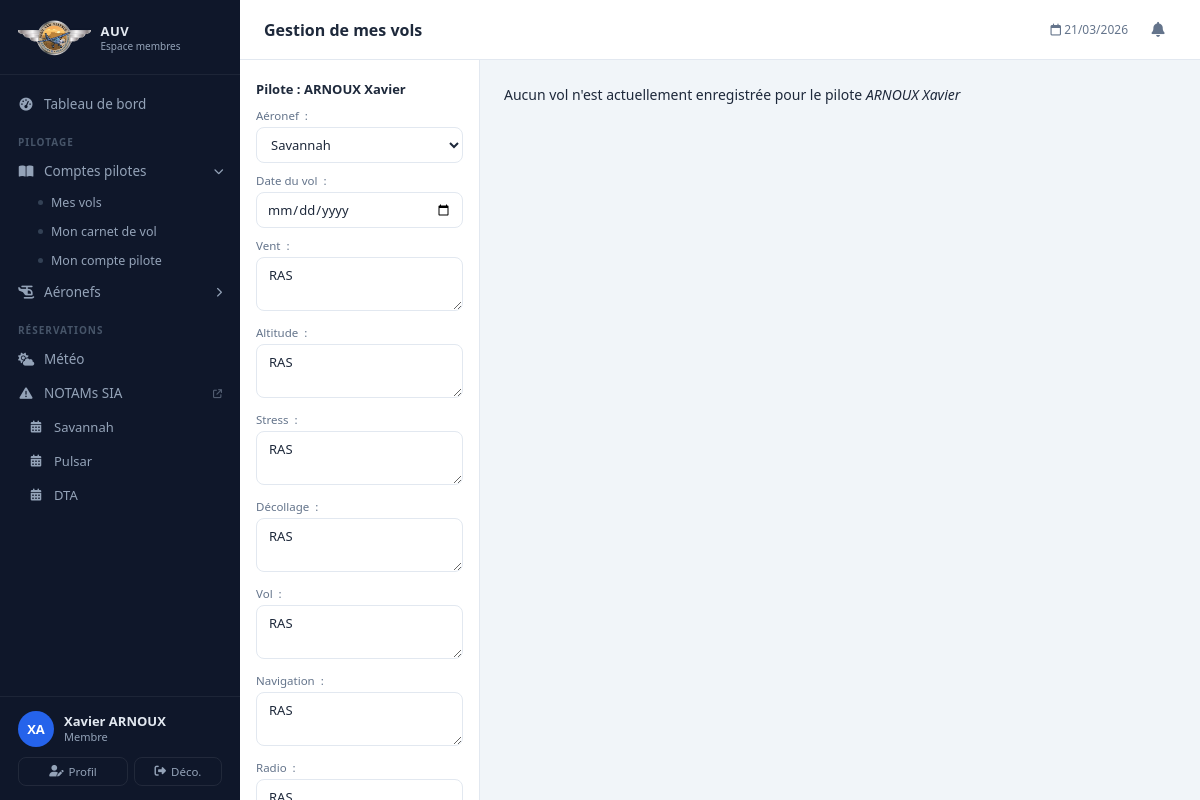
The app's page /intranetMonVolCreate (signed in) with its own data.
### Intranet/models.py (models this page shows, shortened)
class Aeronef(models.Model):
    def __str__(self):
        text = self.type
        return text
    type = models.CharField(max_length = 20)
    classeULM = models.ForeignKey('ClasseULM',
                                  on_delete=models.CASCADE,
                                  default = 3)
    immatriculation = models.CharField(max_length = 6,
                                       default = 'XXXXX')
    indicatifRadio = models.CharField(max_length = 6,
                                       default = 'F-JXXX')
    limiteAptitudeVol = models.DateField(blank = True,
                            null = True)
    limiteLSA = models.DateField(blank = True,
                            null = True)
    limiteParachute = models.DateField(blank = True,
                            null = True)
    date = models.DateField(blank = True,
                            null = True)
    tarifPilote = models.DecimalField(decimal_places = 2,
                                      max_digits = 5,
                                      default = 00.00)
    tarifElevePilote = models.DecimalField(decimal_places = 2,
                                      max_digits = 5,
                                      default = 00.00)

class Member(models.Model):
    def __str__(self):
        return self.name + " " + self.vorname
    statut = models.ForeignKey('Statut',
                               on_delete=models.CASCADE,
                               default = 5)
    name = models.CharField(max_length = 50)
    vorname = models.CharField(max_length = 50)
    password = models.CharField(max_length = 20,
                                default = '0000')
    genre = models.ForeignKey('Sex',
                               on_delete=models.CASCADE,
                               default = 1)
    birthday = models.DateField(blank = True,
                                null = True)
    phone = models.CharField(max_length = 14,
                             blank=True,
                             null = True)
    email = models.EmailField(max_length = 50,
                              blank=True,
                              null = True)
    zip = models.CharField(max_length = 5,
                           blank=True,
                           null = True)
    city = models.CharField(max_length = 50,
                            blank=True,
                            null = True)
    adress = models.CharField(max_length = 200,
                              blank=True,
                              null = True)
    licenceFFPLUM = models.CharField(max_length = 6,
                                     blank = True,
                                     null = True)
    licenceAUV = models.ForeignKey(OuiNon,
                                on_delete=models.CASCADE,
                                related_name='licenceAUVOuiNon',
                                default = 1)
    brevetInstructeur = models.ForeignKey(OuiNon,
                                on_delete=models.CASCADE,
                                related_name='brevetInstructeurOuiNon',
                                default = 1)
    datePiloteC2 = models.DateField(blank = True,
                                null = True)
    datePiloteC3 = models.DateField(blank = True,
                                null = True)
    datePiloteC4 = models.DateField(blank = True,
                                null = True)
    dateEmportC2 = models.DateField(blank = True,
                                null = True)
    dateEmportC3 = models.DateField(blank = True,
                                null = True)
    dateEmportC4 = models.DateField(blank = True,
                                null = True)
    dateBaptemeC2 = models.DateField(blank = True,
                                null = True)
    dateBaptemeC3 = models.DateField(blank = True,
                                null = True)
    dateBaptemeC4 = models.DateField(blank = True,
                                null = True)
    reportComptePilote2024 = models.DecimalField(decimal_places = 2,
                                                 max_digits = 8,
                                                 default = 00.00)
    produitComptePilote = models.DecimalField(decimal_places = 2,
                                            max_digits = 8,
                                            default = 00.00)
    chargeComptePilote = models.DecimalField(decimal_places = 2,
                                            max_digits = 8,
                                            default = 00.00)
    class Meta:
        ordering = ['name','vorname']

class Statut(models.Model):
    def __str__(self):
        return self.value
    value = models.CharField(max_length = 30)

### Intranet/MenuComptesPilotes/views.py (the view)
# urls.py: path('intranetMonVolCreate', intranetMonVolCreate, name = 'intranet_Mon_Vol_Create'),
def intranetMonVolCreate(request):
    loggedMember = getLoggedMemberFromRequest(request)
    if loggedMember:
        templateName = 'intranetMonVolCreate.html'
        context = {'loggedMember' : loggedMember,
                   'current_date_time' : dateTimeParis(),
                   'actionBtnName' : 'Créer vol',
                   'allAeronef' : Aeronef.objects.all(),
                   }
        volAll = Vol.objects.filter(pilote = loggedMember)
        context['volAll'] = volAll
        if request.method == 'POST':
            form = monVolForm(request.POST)
            if form.is_valid():
                if config.idMonVol == 0:
                    activeVol = Vol()
                    MonVolRegister(request, form, loggedMember, activeVol)
                    volAll = Vol.objects.filter(pilote = loggedMember)
                    loggedMember.chargeComptePilote = calcChargeComptePilote(loggedMember, volAll)
                    loggedMember.save()
                else:
                    activeVol = Vol.objects.get(pk = config.idMonVol)
                    MonVolRegister(request, form, loggedMember, activeVol)
                    volAll = Vol.objects.filter(pilote = loggedMember)
                    loggedMember.chargeComptePilote = calcChargeComptePilote(loggedMember, volAll)
                    loggedMember.save()
                    config.idMonVol = 0
                return HttpResponseRedirect(request.path)
        else:
            form = monVolForm()
        context['form'] = form
        return render(request, templateName, context)
    else:
        return redirect('/internetAccueil')

### Intranet/context_processors.py (called while the page is built)
def notifications(request):
    if 'loggedMemberId' not in request.session:
        return {}
    from Intranet.models import Member
    try:
        member = Member.objects.get(id=request.session['loggedMemberId'])
        notifs = Notification.objects.filter(recipient=member).order_by('-created_at')[:8]
        unread = Notification.objects.filter(recipient=member, is_read=False).count()
        return {
            'notifications': notifs,
            'notif_count':   unread,
        }
    except Exception:
        return {}

### Intranet/models.py (called while the page is built)
    def __str__(self):
        text = self.value
        return text

### Intranet/views.py (called while the page is built)
def getLoggedMemberFromRequest(request):
    if 'loggedMemberId' in request.session:
        loggedMemberId = request.session['loggedMemberId']
        loggedMember = Member.objects.get(id=loggedMemberId)
        return loggedMember
    return None

### ULMASSO/views.py (called while the page is built)
def dateTimeParis():
    now = datetime.now(tz = ZoneInfo("Europe/Paris"))
    return now.strftime("%d/%m/%Y %H:%M")

### Intranet/templates/intranetMonVolCreate.html (shortened to what this page needs)
{% extends "baseIntranet.html" %}
{% block bodyId %}
	intranetMonVolCreatePage
{% endblock %}
{% block titrePage %}
	<p>Gestion de mes vols</p>
{% endblock %}
{% block asideContent %}
	<p><b>Pilote : {{loggedMember}}</b></p>
	<form action = "{% url "intranet_Mon_Vol_Create" %}" method = "post">
		{{ form.as_p }}
	</form>
{% endblock %}
{% block mainContent %}
	<div>
		{% if volAll %}
			<table class="table">
  				<thead>
    				<tr>
      					<th scope="col">Date</th>
      					<th scope="col">Aéronef</th>
      					<th scope="col">durée vol (min)</th>
      					<th scope="col">Prix vol (€)</th>
      					<th scope="col">Prix instruction (€)</th>
      					<th scope="col">Remise (€)</th>
      					<th scope="col">Prix total (€)</th>
      					<th scope="col" colspan = '2'>Actions</th>
    				</tr>
  				</thead>
  				<tbody>
					{% for vol in volAll%}
						<tr>
							<td>{{vol.date|date:"d/m/Y"}}</td>
							<td>{{vol.aeronef}}</td>
		      				<td align = right>{{vol.dureeVol}}</td>
		      				<td align = right>{{vol.prixVol}}</td>
		      				<td align = right>{{vol.tarifInstruction}}</td>
		      				<td align = right>{{vol.remise}}</td>
		      				<td align = right>{{vol.prixTotal}}</td>
		      				<td>
								<form action ="{% url "intranet_Mon_Vol_Modify" vol.id %}" method="POST">
									{% csrf_token %}
									<input type = "submit" value="Modifier" class = "BtnModify"/>
								</form>
							</td>
      						<td>
								<form action ="{% url "intranet_Mon_Vol_Delete" vol.id %}" method="POST">
									{% csrf_token %}
									<input type = "submit" value="Supprimer" class = "BtnDelete"/>
								</form>
							</td>
						</tr>
					{% endfor %}
				</tbody>
			</table>
		{% else %}
			<p>Aucun vol n'est actuellement enregistrée pour le pilote <i>{{loggedMember}}</i></p>
		{% endif %}
	</div>
{% endblock %}

### Intranet/templates/baseIntranet.html (shortened to what this page needs)
<!DOCTYPE html>
<html lang="fr">
<head>
    <link rel="stylesheet" href="https://cdnjs.cloudflare.com/ajax/libs/font-awesome/6.5.0/css/all.min.css">
    <link rel="stylesheet" type="text/css" href="static/css/styleIntranet.css">
    <link rel="stylesheet" type="text/css" href="static/css/styleMenuPrincipal.css">
</head>
<body id="{% block bodyId %}page{% endblock %}">
<nav id="sidebar">
    <div class="sb-logo">
        <img src="static/res/icones/logo.png" alt="AUV">
        <div>
            <div class="sb-logo-text">AUV</div>
            <div class="sb-logo-sub">Espace membres</div>
        </div>
    </div>
    <div class="sb-nav">
        <a href="intranetAccueil" class="sb-item">
            <i class="fa-solid fa-gauge-high"></i>
            Tableau de bord
        </a>
        <div class="sb-section-label">Pilotage</div>
        <details class="sb-group">
            <summary class="sb-item">
                <i class="fa-solid fa-book-open"></i>
                Comptes pilotes
                <i class="fa-solid fa-chevron-right sb-chevron"></i>
            </summary>
            <div class="sb-sub">
                <a href="intranetMonVolCreate" class="sb-sub-item">Mes vols</a>
                <a href="intranetMonCarnetVol" class="sb-sub-item">Mon carnet de vol</a>
                <a href="intranetMonComptePilote" class="sb-sub-item">Mon compte pilote</a>
            </div>
        </details>
        <details class="sb-group">
            <summary class="sb-item">
                <i class="fa-solid fa-helicopter"></i>
                Aéronefs
                <i class="fa-solid fa-chevron-right sb-chevron"></i>
            </summary>
        </details>
        <div class="sb-section-label">Réservations</div>
        <a href="intranetWeather" class="sb-item">
            <i class="fa-solid fa-cloud-sun"></i>
            Météo
        </a>
        <a href="https://www.sia.aviation-civile.gouv.fr/documents/supaip/notam.php" target="_blank" class="sb-item">
            <i class="fa-solid fa-triangle-exclamation"></i>
            NOTAMs SIA
            <i class="fa-solid fa-external-link" style="font-size:9px;margin-left:auto;opacity:.5"></i>
        </a>
        {% for aeronef in allAeronef %}
        <a href="{% url 'intranet_Reservation_Calendrier' aeronef %}" class="sb-item" style="padding-left:28px;font-size:13px">
            <i class="fa-solid fa-calendar-days" style="font-size:12px"></i>
            {{ aeronef.type }}
        </a>
        {% endfor %}
    </div>
    <div class="sb-user">
        <div class="sb-user-info">
            <div class="sb-avatar">{{ loggedMember.vorname|slice:":1" }}{{ loggedMember.name|slice:":1" }}</div>
            <div>
                <div class="sb-user-name">{{ loggedMember.vorname }} {{ loggedMember.name }}</div>
                <div class="sb-user-role">{{ loggedMember.statut }}</div>
            </div>
        </div>
        <div class="sb-user-actions">
            <a href="intranetMonProfil" class="sb-user-btn">
                <i class="fa-solid fa-user-pen"></i> Profil
            </a>
            <form action="intranetDeconnect" style="flex:1">
                <button type="submit" class="sb-user-btn" style="width:100%">
                    <i class="fa-solid fa-right-from-bracket"></i> Déco.
                </button>
            </form>
        </div>
    </div>
</nav>
<div id="appMain">
    <header id="topBar">
        <div class="tb-title">
            {% block titrePage %}{% endblock %}
        </div>
        <div class="tb-right">
            <span style="font-size:12px;color:#64748b" id="tb-date">
                <i class="fa-regular fa-calendar"></i>
                {{ current_date_time|slice:":10" }}
            </span>
            <div style="position:relative">
                <button class="notif-btn" id="notifBtn" onclick="toggleNotif()">
                    <i class="fa-solid fa-bell"></i>
                </button>
            </div>
        </div>
    </header>
    <div id="contentArea">
        <aside id="asideContent">
            {% block asideContent %}{% endblock %}
        </aside>
        <main id="mainContent">
            {% block mainContent %}{% endblock %}
        </main>
    </div>
</div>
</body>
</html>

### records on screen
Aeronef: type "Savannah"
Aeronef: type "Pulsar"
Aeronef: type "DTA"
Member: vorname "X", name "A", vorname "Xavier", name "ARNOUX", statut "Membre", name+vorname "ARNOUX Xavier"

### other values on screen
{{ current_date_time|slice:":10" }} "21/03/2026"
